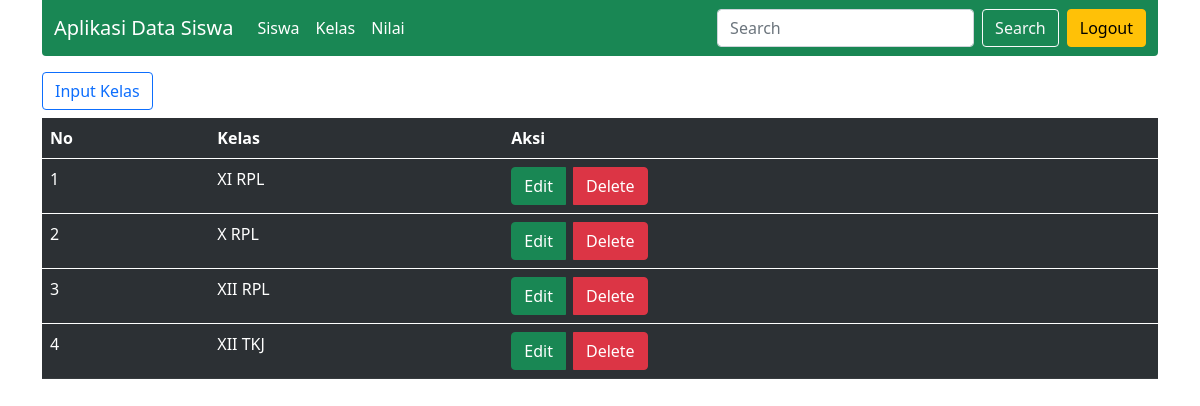
Screenshot of /index.php?page=kelas (signed in) with the database file from the repository.
### tables this page shows
CREATE TABLE `data_kelas` (
  `id` int(11) NOT NULL,
  `nama_kelas` varchar(100) NOT NULL
);

### kelas/kelas.php (the view, shortened to what this page needs)
<?php
    $query = mysqli_query($koneksi, 'SELECT * FROM data_kelas');
?>
<!DOCTYPE html>
<html lang="en">
<head>
</head>
<body class="container">
    <div class="mt-3 mb-2">
        <a href="?page=input_kelas" class="btn btn-outline-primary">Input Kelas</a>
    </div>
    <table class="table table-striped table-dark">
        <thread class="thead-dark">
            <tr>
                <th>No</th>
                <th>Kelas</th>
                <th>Aksi</th>
            </tr>
        </thread>
        <?php $no=1; while($data = mysqli_fetch_object($query)){ ?>
        <tbody>
            <tr>
                <td><?= $no++ ?></td>
                <td><?= $data->nama_kelas ?></td>
                <td>
                    <div class="btn-group">
                        <a href="?page=edit_kelas&id=<?=$data->id?>" class="btn btn-success me-2">Edit</a>
                        <a href='?page=delete_kelas&id=<?=$data->id?>' class="btn btn-danger">Delete</a>
                    </div>
                </td>
            </tr>
        </tbody>
        <?php
        } ?>
    </table>
</body>
</html>

### rows the page displays
data_kelas: nama_kelas "XI RPL"
data_kelas: nama_kelas "X RPL"
data_kelas: nama_kelas "XII RPL"
data_kelas: nama_kelas "XII TKJ"
